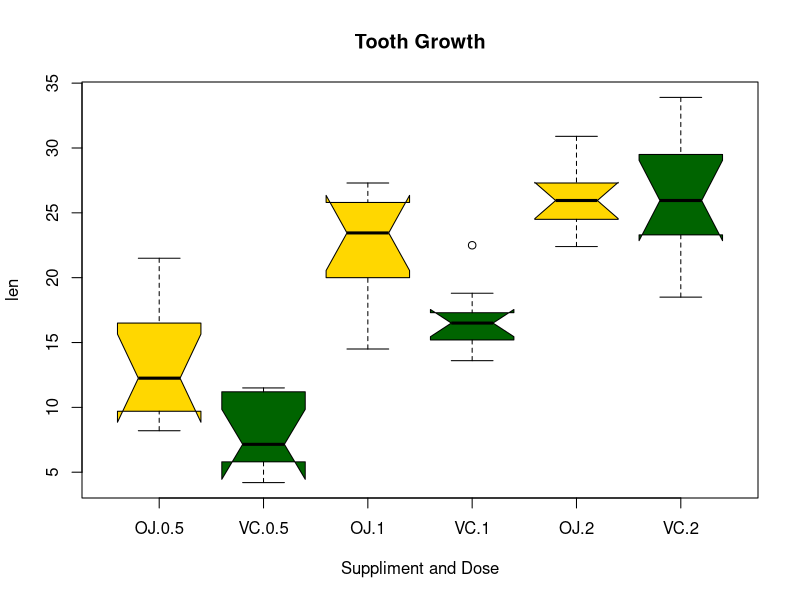

R code for this plot:


boxplot(len~supp*dose, data=ToothGrowth, notch=TRUE, 
        col=(c("gold","darkgreen")),
        main="Tooth Growth", xlab="Suppliment and Dose")